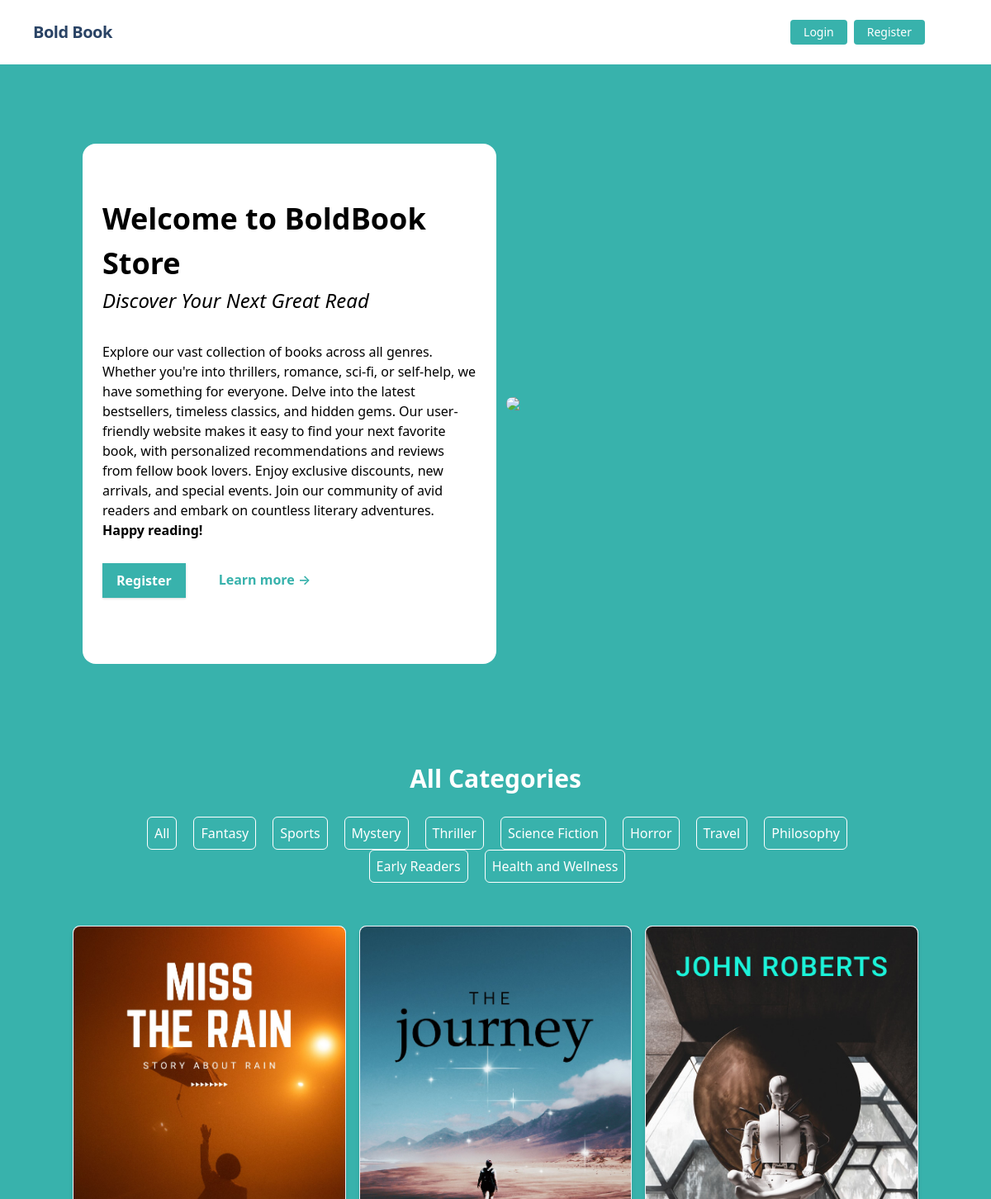
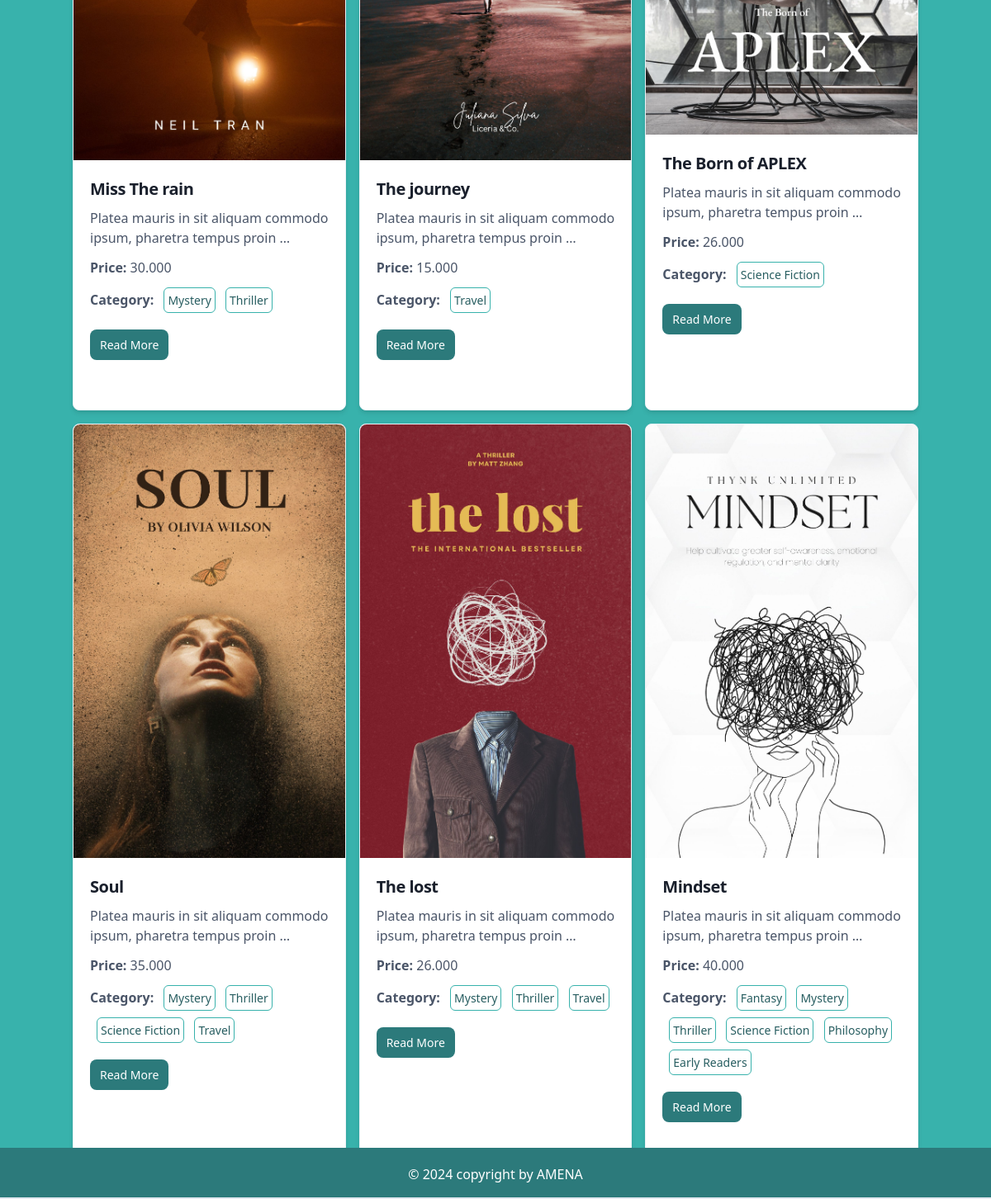
The page / on the database its author committed (2 pictures, top to bottom).
### catagories/models.py (models this page shows, shortened)
class Catagories(models.Model):
    name=models.CharField(max_length=100)
    slug = models.SlugField(max_length=100,unique=True)

### book/models.py (models this page shows, shortened)
class Book(models.Model):
    title = models.CharField(max_length=100)
    description = models.TextField()
    price = models.DecimalField(max_digits=10, decimal_places=3)
    quantity = models.PositiveIntegerField()
    catagories = models.ManyToManyField(Catagories)
    image = models.ImageField(upload_to='media/uploads/', blank = True, null = True)
    accounts = models.ForeignKey(User, on_delete=models.CASCADE)

### core/views.py (the view)
# urls.py: 2. Add a URL to urlpatterns:  path('', views.home, name='home')
def home(request, catagory_slug=None):
    categories = Catagories.objects.all()
    data = Book.objects.all()
    if catagory_slug is not None:
        cat = get_object_or_404(Catagories, slug=catagory_slug)
        data = Book.objects.filter(catagories=cat)
    return render(request, 'home.html', {'data': data, 'categories': categories})

### core/templates/home.html
{% extends 'base.html' %}
{% load static %}
{% block head_title %}Library System{% endblock %} {% block content %}
<div class="container mx-auto flex flex-col md:flex-row items-center my-12 md:my-24">
    <div class="flex flex-col w-full lg:w-1/2 justify-center items-start pt-12 pb-20 px-6 bg-white rounded-2xl bg-opacity-70 mx-3">
        <h1 class="font-bold text-4xl mt-4">Welcome to BoldBook Store</h1>
        <h6 class="text-2xl mb-8 font-style: italic"> Discover Your Next Great Read</h6>
        <p class="leading-normal mb-4">
            Explore our vast collection of books across all genres. Whether you're into thrillers, romance, sci-fi, or self-help, we have something for everyone. Delve into the latest bestsellers, timeless classics, and hidden gems. Our user-friendly website makes it easy to find your next favorite book, with personalized recommendations and reviews from fellow book lovers. Enjoy exclusive discounts, new arrivals, and special events. Join our community of avid readers and embark on countless literary adventures.<br> <b>Happy reading!</b>
        </p>
        <div class="flex  w-full mt-3">
            <a href="{% url 'signup' %}" class="bg-teal-500 mr-10 font-bold text-white rounded-none hover:bg-white hover:text-teal-500 hover:border-teal-500 shadow hover:shadow-lg py-2 px-4 border border-teal-500 hover:border-transparent">Register</a>
            <a href="#" class="text-base font-semibold leading-6 text-teal-500 mt-2">Learn more <span aria-hidden="true">→</span></a>
        </div>
    </div>
    <div class="w-full lg:w-1/2 lg:py-6 text-center ">
        <img class ="rounded-2xl" src ="{% static './img/book.jpg' %}"/>
    </div>
</div>
{% include 'showbook.html' %}
{% endblock %}

### core/templates/showBook.html
<div class="text-white p-5 mt-10 text-center">
    <h3 class="text-3xl font-bold mb-6">All Categories</h3>
    <div class="flex flex-wrap justify-center">
        <div class="p-2">
            <a href="{% url 'home' %}" class="border border-white p-2  font-medium rounded-md ml-1 text-white">All</a>
        </div>
        {% for cat in categories %}
            {% if cat.slug %}
                <div class="p-2">
                    <a href="{% url 'catagory_wise_post' cat.slug %}" class="border font-medium border-white p-2 rounded-md ml-1 text-white">{{ cat.name }}</a>
                </div>
            {% endif %}
        {% endfor %}
    </div>
</div>
<div class="container mx-auto py-8">
    <div class="grid grid-cols-1 sm:grid-cols-2 md:grid-cols-3 gap-4">
        {% for post in data %}
            <div class="bg-white shadow-md border border-gray-200 rounded-lg">
                <a href="#">
                    {% if post.image %}
                        <img class="rounded-t-lg" src="{{ post.image.url }}" alt="">
                    {% endif %}
                </a>
                <div class="p-5">
                    <a href="#">
                        <h5 class="text-gray-900 font-bold text-xl tracking-tight mb-2">{{ post.title }}</h5>
                    </a>
                    <p class="font-normal text-gray-700 mb-3">{{ post.description|truncatewords:10 }}</p>
                    <p class="font-normal text-gray-700 mb-3"><b>Price: </b>{{ post.price }}</p>
                    <p class="font-normal text-gray-700 mb-3"><b>Category: </b>
                        {% for cat in post.catagories.all %}
                            <button class="border border-teal-500 p-1 mb-2 text-sm rounded-md ml-2 text-teal-800" disabled>{{ cat.name }}</button>
                        {% endfor %}
                    </p>
                    <a href="{% url 'detail_book' post.id %}" class="text-white mb-10 bg-teal-700 hover:bg-teal-500 focus:ring-4 focus:ring-blue-300 font-medium rounded-lg text-sm px-3 py-2 text-center inline-flex items-center">
                        Read More
                    </a>
                </div>
            </div>
        {% endfor %}
    </div>
</div>

### rows shown on the page
Catagories: name "Fantasy"
Catagories: name "Sports"
Catagories: name "Mystery"
Catagories: name "Thriller"
Catagories: name "Science Fiction"
Catagories: name "Horror"
Catagories: name "Travel"
Catagories: name "Philosophy"
Catagories: name "Early Readers"
Catagories: name "Health and Wellness"
Book: image (picture), title "Miss The rain", description "Platea mauris in sit aliquam commodo ipsum, pharetra tempus proin …", price "30.000"
Book: image (picture), title "The journey", description "Platea mauris in sit aliquam commodo ipsum, pharetra tempus proin …", price "15.000"
Book: image (picture), title "The Born of APLEX", description "Platea mauris in sit aliquam commodo ipsum, pharetra tempus proin …", price "26.000"
Book: image (picture), title "Soul", description "Platea mauris in sit aliquam commodo ipsum, pharetra tempus proin …", price "35.000"
Book: image (picture), title "The lost", description "Platea mauris in sit aliquam commodo ipsum, pharetra tempus proin …", price "26.000"
Book: image (picture), title "Mindset", description "Platea mauris in sit aliquam commodo ipsum, pharetra tempus proin …", price "40.000"
